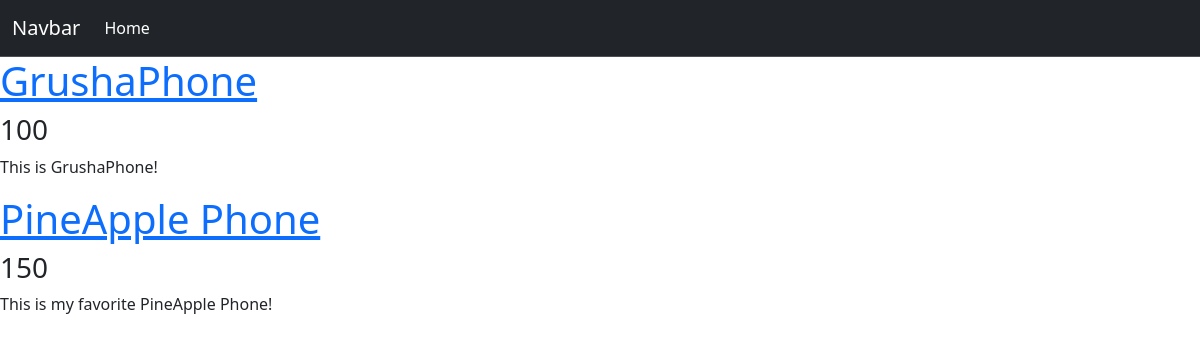
Screenshot of /store/get_goods_by_category/1 with the database file from the repository.
### store_app/models.py (models this page shows)
class Good(models.Model):
    name = models.CharField(max_length=255)
    description = models.TextField(null=True, blank=True)
    price = models.PositiveIntegerField()  # Если null и blank не указаны. Значит они False
    category = models.ForeignKey(Category, on_delete=models.CASCADE)
    photo = models.ImageField(upload_to='goods/', null=True, blank=True)

### store_app/views.py (the view)
# urls.py: path('get_goods_by_category/<int:category_pk>', getGoodsByCategory, name='goods_by_category_url'),
def getGoodsByCategory(request, category_pk):
    goods = Good.objects.filter(category=category_pk)
    context = {'goods': goods}
    return render(request, 'goods_by_category.html', context)

### templates/goods_by_category.html
{% extends 'base.html' %}
{% block content %}
    {% for good in goods %}
        <h1><a href="{% url 'good_detail' good.id %}">{{ good.name }}</a></h1>
        <h3>{{ good.price }}</h3>
        <p>{{ good.description }}</p>
    {% endfor %}
{% endblock content %}

### rows the page displays
Good: name "GrushaPhone", price "100", description "This is GrushaPhone!"
Good: name "PineApple Phone", price "150", description "This is my favorite PineApple Phone!"
